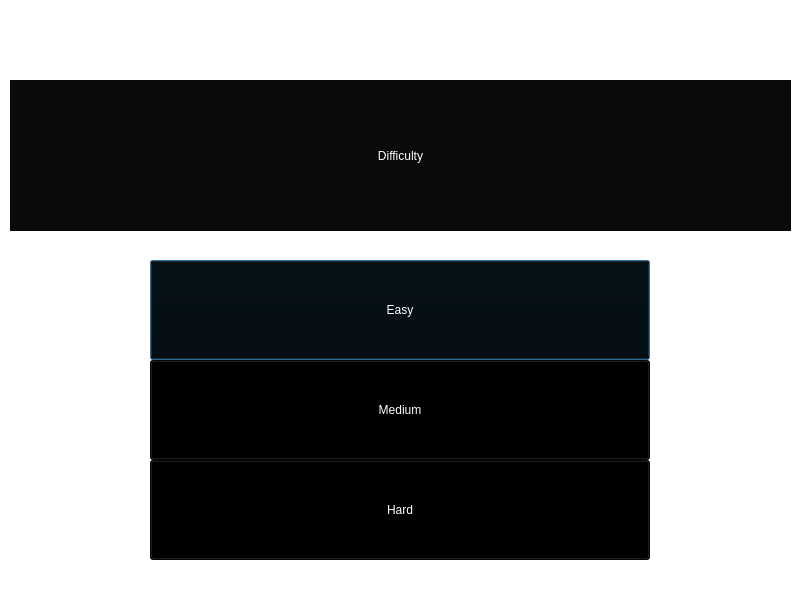
<?xml version="1.0" encoding="UTF-8"?>
<ui version="4.0">
 <class>DifficultySelect</class>
 <widget class="QWidget" name="DifficultySelect">
  <property name="geometry">
   <rect>
    <x>0</x>
    <y>0</y>
    <width>800</width>
    <height>600</height>
   </rect>
  </property>
  <property name="sizePolicy">
   <sizepolicy hsizetype="Fixed" vsizetype="Fixed">
    <horstretch>0</horstretch>
    <verstretch>0</verstretch>
   </sizepolicy>
  </property>
  <property name="windowTitle">
   <string>Form</string>
  </property>
  <property name="styleSheet">
   <string notr="true">background-color: rgb(0, 0, 0, 0);</string>
  </property>
  <widget class="QPushButton" name="hardButton">
   <property name="geometry">
    <rect>
     <x>150</x>
     <y>460</y>
     <width>500</width>
     <height>100</height>
    </rect>
   </property>
   <property name="styleSheet">
    <string notr="true">color: rgb(255, 255, 255);
background-color: rgba(0, 0, 0, 245);</string>
   </property>
   <property name="text">
    <string>Hard</string>
   </property>
   <property name="autoRepeatDelay">
    <number>300</number>
   </property>
  </widget>
  <widget class="QLabel" name="difficultyTitle">
   <property name="geometry">
    <rect>
     <x>10</x>
     <y>80</y>
     <width>781</width>
     <height>151</height>
    </rect>
   </property>
   <property name="styleSheet">
    <string notr="true">color: rgb(255, 255, 255);
background-color: rgba(0, 0, 0, 245);</string>
   </property>
   <property name="text">
    <string>Difficulty</string>
   </property>
   <property name="alignment">
    <set>Qt::AlignCenter</set>
   </property>
  </widget>
  <widget class="QPushButton" name="mediumButton">
   <property name="geometry">
    <rect>
     <x>150</x>
     <y>360</y>
     <width>500</width>
     <height>100</height>
    </rect>
   </property>
   <property name="styleSheet">
    <string notr="true">color: rgb(255, 255, 255);
background-color: rgba(0, 0, 0, 245);</string>
   </property>
   <property name="text">
    <string>Medium</string>
   </property>
   <property name="autoRepeatDelay">
    <number>300</number>
   </property>
  </widget>
  <widget class="QPushButton" name="easyButton">
   <property name="geometry">
    <rect>
     <x>150</x>
     <y>260</y>
     <width>500</width>
     <height>100</height>
    </rect>
   </property>
   <property name="styleSheet">
    <string notr="true">color: rgb(255, 255, 255);
background-color: rgba(0, 0, 0, 245);</string>
   </property>
   <property name="text">
    <string>Easy</string>
   </property>
   <property name="autoRepeatDelay">
    <number>300</number>
   </property>
   <property name="default">
    <bool>true</bool>
   </property>
  </widget>
  <widget class="QLabel" name="label">
   <property name="geometry">
    <rect>
     <x>0</x>
     <y>0</y>
     <width>800</width>
     <height>600</height>
    </rect>
   </property>
   <property name="text">
    <string/>
   </property>
   <property name="pixmap">
    <pixmap resource="gameresources.qrc">:/screenshots/background.png</pixmap>
   </property>
  </widget>
  <zorder>label</zorder>
  <zorder>hardButton</zorder>
  <zorder>difficultyTitle</zorder>
  <zorder>mediumButton</zorder>
  <zorder>easyButton</zorder>
 </widget>
 <resources>
  <include location="gameresources.qrc"/>
 </resources>
 <connections/>
</ui>
